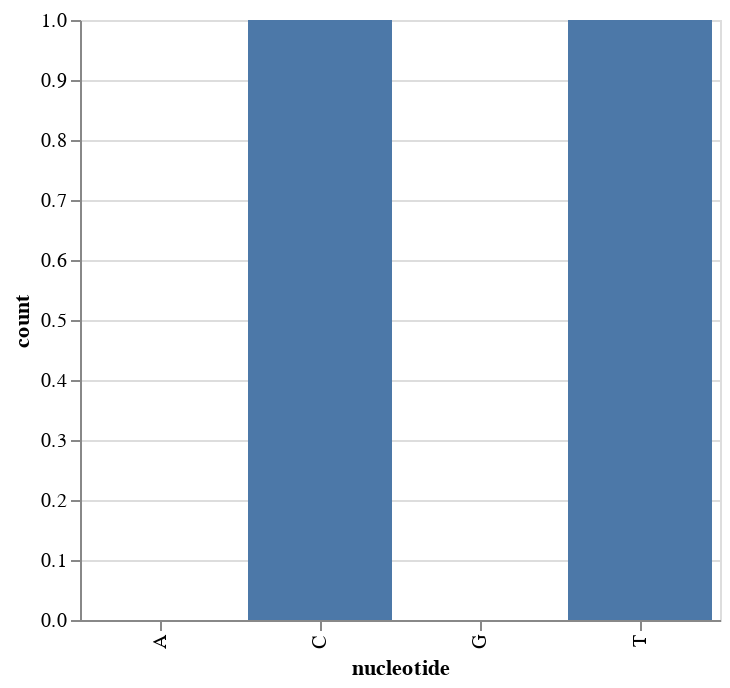

Notebook code cell kept with this figure:
### Code cell
chart

### Figure 1 — Vega-Lite specification as saved in the notebook (floating-point values rounded to 4 significant figures)
{"config": {"view": {"continuousWidth": 400, "continuousHeight": 300}}, "data": {"name": "data-94b36a32cdaa83ae3ff9d12ca8ddf765"}, "mark": "bar", "encoding": {"x": {"field": "nucleotide", "type": "nominal"}, "y": {"field": "count", "type": "quantitative"}}, "width": {"step": 80}, "$schema": "https://vega.github.io/schema/vega-lite/v4.17.0.json", "datasets": {"data-94b36a32cdaa83ae3ff9d12ca8ddf765": [{"nucleotide": "A", "count": 0}, {"nucleotide": "T", "count": 1}, {"nucleotide": "G", "count": 0}, {"nucleotide": "C", "count": 1}]}}
